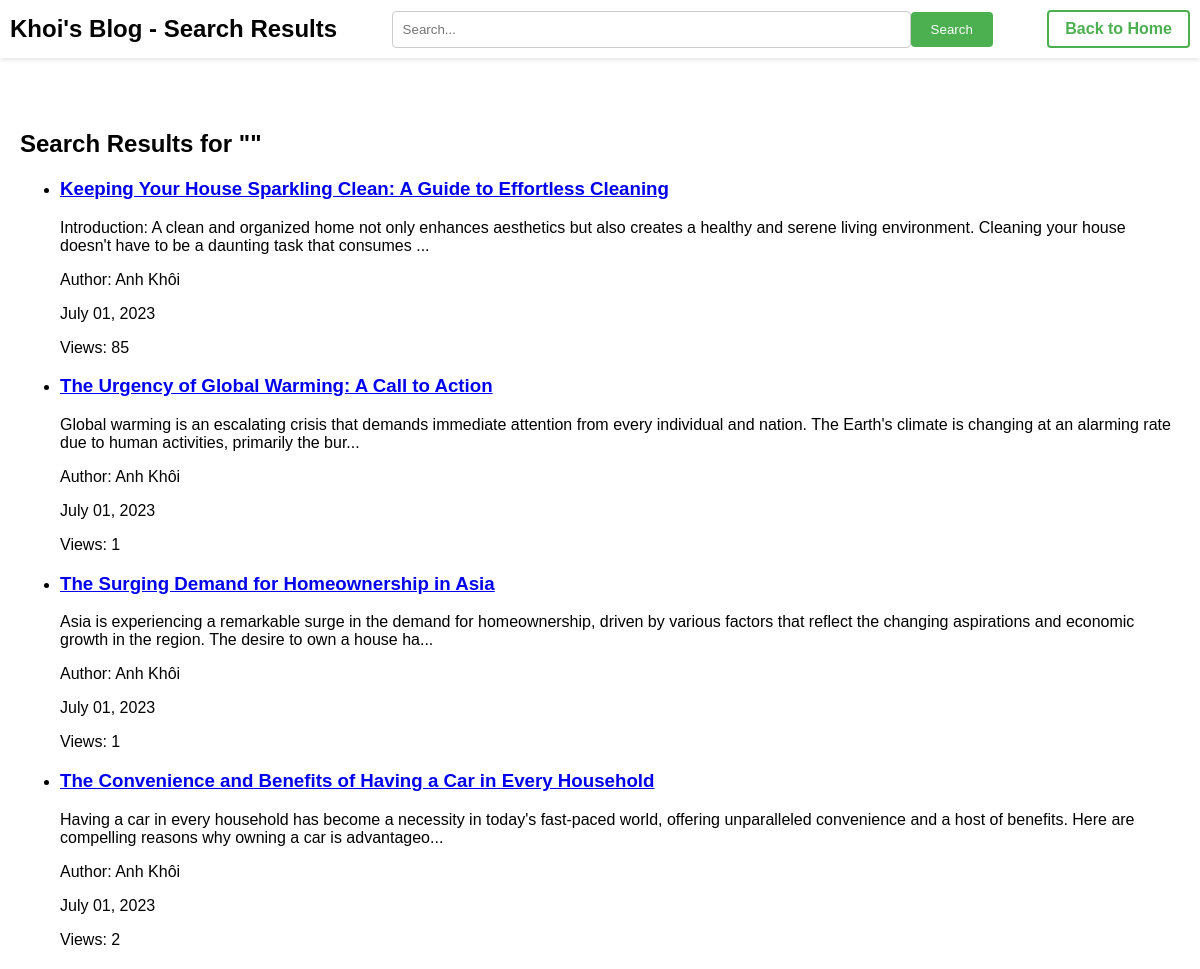
/search_results, run on an earlier commit of the app's database.
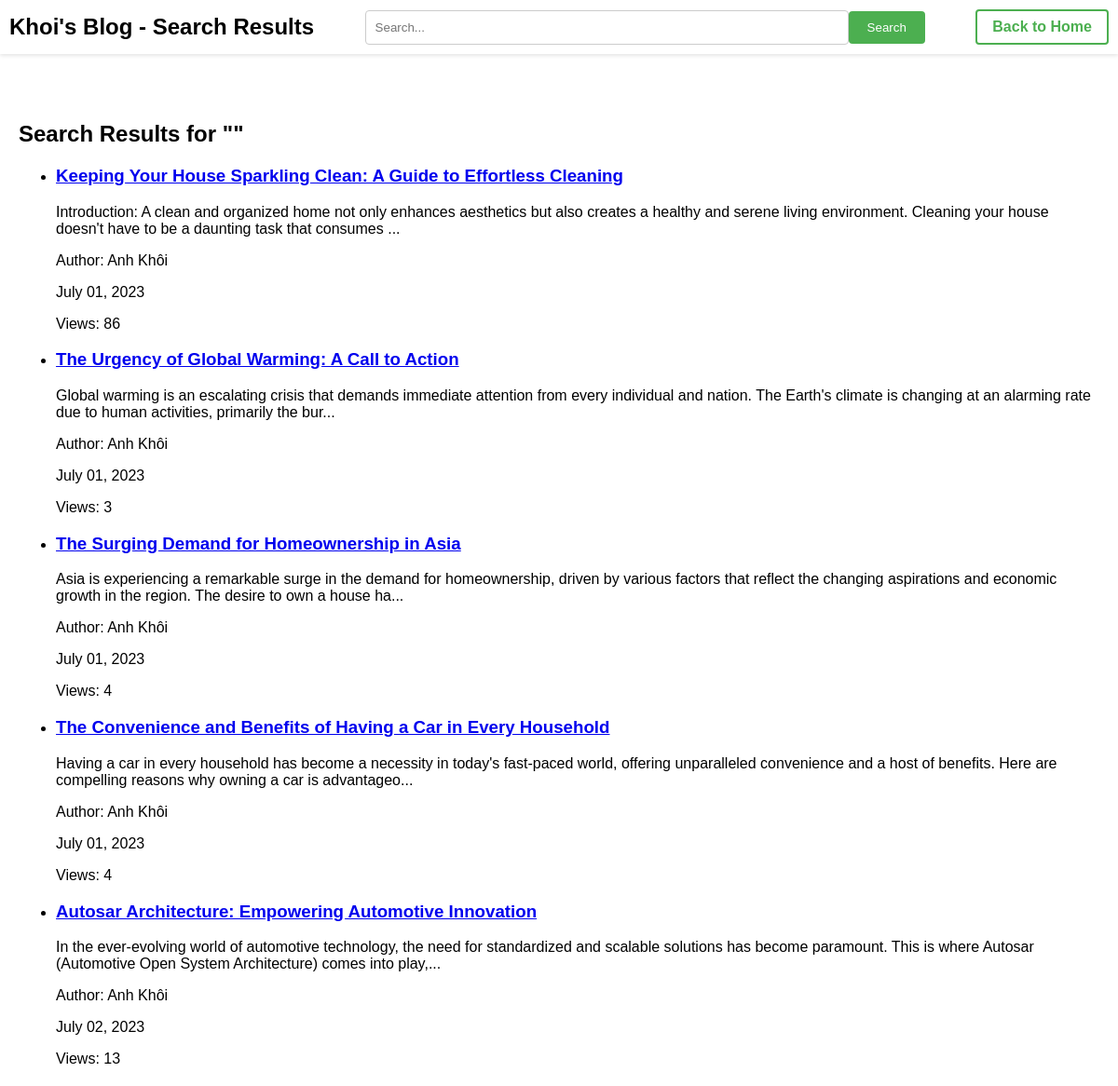
And on a later commit of the database.
### app/models.py (models this page shows)
class Post(db.Model):
    id = db.Column(db.Integer, primary_key=True)
    title = db.Column(db.String(100))
    content = db.Column(db.Text)
    author = db.Column(db.String(50))
    views = db.Column(db.Integer, default=0)
    date = db.Column(db.DateTime, default=datetime.utcnow)

### app/routes/search_result_routes.py (the view)
@search_results_bp.route('/search_results')
def search_results():
    search_query = request.args.get('query', '')
    search_results = fetch_search_results(search_query)
    return render_template('search_results.html', search_query=search_query, search_results=search_results)

### app/routes/search_result_routes.py (called while the page is built)
def fetch_search_results(search_query):
    search_results = Post.query.filter(Post.title.ilike(f'%{search_query}%')).all()
    return search_results

### app/templates/search_results.html (shortened to what this page needs)
<!DOCTYPE html>
<html>
<head>
    <link rel="stylesheet" href="{{ url_for('static', filename='css/search_results_styles.css') }}">
</head>
<body>
    <div class="fixed-top">
        <h1>Khoi's Blog - Search Results</h1>
        <form class="search-form" method="GET" action="{{ url_for('search_results.search_results') }}">
            <input type="text" name="query" placeholder="Search..." size="60" value="{{ search_query }}">
            <button type="submit">Search</button>
        </form>
        <a href="{{ url_for('main.index') }}">Back to Home</a>
    </div>
    <div class="content">
        <h2>Search Results for "{{ search_query }}"</h2>
        {% if search_results %}
            <ul>
                {% for post in search_results %}
                    <li>
                        <h3><a href="{{ url_for('blog.post', post_id=post.id) }}">{{ post.title }}</a></h3>
                        <p>{{ post.content[:200] }}{{ '...' if post.content|length > 200 }}</p>
                        <div class="meta-data">
                            <p>Author: {{ post.author }}</p>
                            <p>{{ post.date.strftime('%B %d, %Y') }}</p>
                            <p>Views: {{ post.views }}</p>
                        </div>
                    </li>
                {% endfor %}
            </ul>
        {% else %}
            <p>No results found for "{{ search_query }}"</p>
        {% endif %}
    </div>
</body>
</html>

What changed in the data, as far as the page shows it:
changed Post "Keeping Your House Sparkling Clean: A Guide to Effortless Cleaning": views "85" → "86"
changed Post "The Urgency of Global Warming: A Call to Action": views "1" → "3"
changed Post "The Surging Demand for Homeownership in Asia": views "1" → "4"
changed Post "The Convenience and Benefits of Having a Car in Every Household": views "2" → "4"
added Post: title "Autosar Architecture: Empowering Automotive Innovation", content "In the ever-evolving world of automotive technology, the need for standardized and scalable solutions has become paramount. This is where Autosar (Automotive Open System Architecture) comes into play,", content "...", author "Anh Khôi", date "July 02, 2023", views "13"
